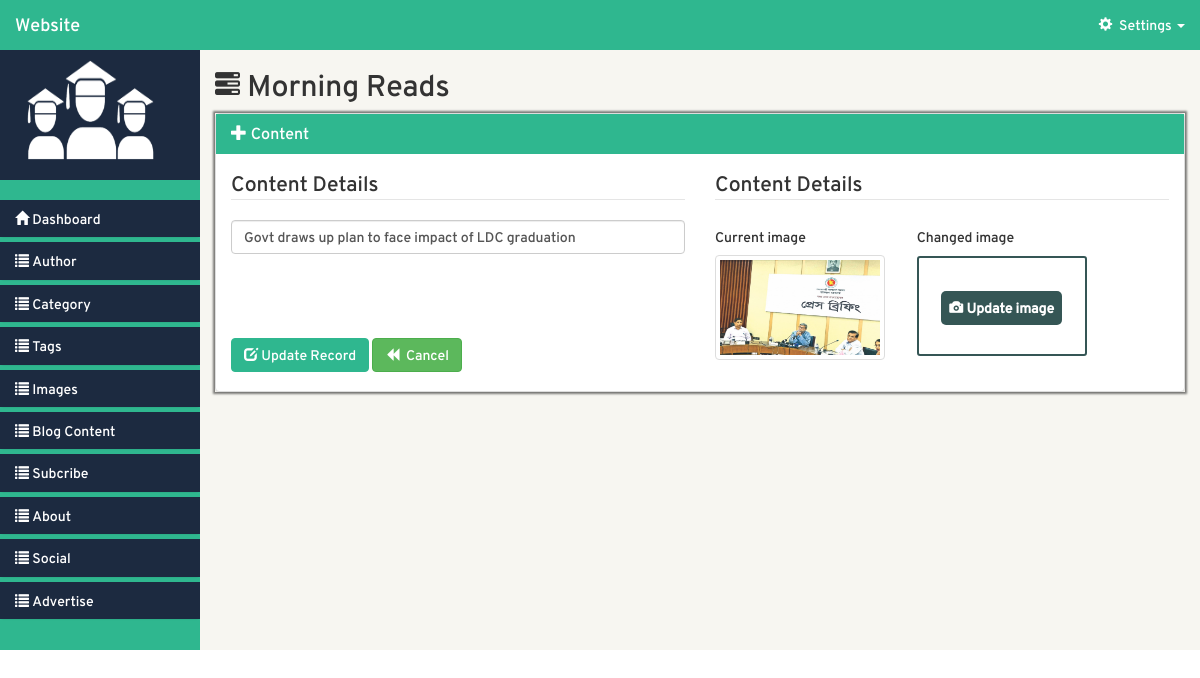
/admin-website/views/index.php?page=Content_update&id=16 (signed in), run on the app's committed database.
### tables this page shows
CREATE TABLE `content` (
  `id` int(11) NOT NULL,
  `title` varchar(255) NOT NULL,
  `des` text NOT NULL,
  `create_at` datetime NOT NULL,
  `visits` text NOT NULL,
  `category_id` text NOT NULL,
  `author_id` text NOT NULL,
  `file` text NOT NULL,
  `tags` text NOT NULL
);

### admin-website/src/Content.php (called while the page is built, shortened)
<?php
class Content {
	private $db;
	private static $table="content";
	public $id;
	public $directory = "images";
	function __construct() {
		try {
			$this->db = new PDO('mysql:host='.DB_HOST.';dbname='.DB_NAME,DB_USER,DB_PASSWORD);
			$this->db->setAttribute(PDO::ATTR_ERRMODE, PDO::ERRMODE_EXCEPTION);
			$query1 = $this->db->prepare('SET CHARACTER SET utf8');
			$query = $this->db->prepare("SET SESSION collation_connection ='utf8_general_ci'");
		    $query1->execute();
		    $query->execute();
		} catch (PDOException $e) {
			echo $e->getMessage();
		}
	}
	public function db_fields() {
		try {
			$stmt = $this->db->prepare("SHOW fields from ".self::$table);
			$stmt->execute();
			$fields = array();
			if($stmt->rowCount() > 0) {
				while($row = $stmt->fetch(5)) {
					$fields[] = $row->Field;
				}
			}
			return $fields;
		} catch (PDOException $e) {
			echo $e->getMessage();
		}
	}
	public function image_path() {
		return $this->directory;
	}
	public function prepare($record) {
		$attributes = $this->db_fields();
		return $this;
	}
	public function fetch() {
		try {
			$stmt = $this->db->prepare("SELECT * FROM ".self::$table." where id = :id");
			$stmt->execute(array(":id" => $this->id));
			if($stmt->rowCount() > 0) {
				return $stmt->fetch(5);
			}
		} catch (PDOException $e) {
			echo $e->getMessage();
		}
	}
}
$Content = new Content();
 ?>

### admin-website/src/model.php (called while the page is built, shortened)
<?php
    require_once LIB_PATH.DS.'Content.php';
 ?>

### admin-website/views/Content/update.php (the view, shortened to what this page needs)
<?php
  if(isset($_GET['id'])) {
    $record = $Content->prepare($_GET)->fetch();
  }
 ?>
<div class="col-md-9 col-lg-10 col-sm-7 col-xs-12 right-container">
  <div class="row header-section">
      <div class="col-md-12 header-title">
          <h2 class="h2"><span class="glyphicon glyphicon-tasks"></span><?php include '../layouts/title.php'; ?></h2>
      </div>
  </div>
  <div class="panel-group" id="body-accordion">
    <div class="panel panel-default main-body">
      <div class="panel-heading body-head">
        <h4 class="panel-title">
           <a data-toggle="collapse" data-parent="#body-accordion" href="#body-collapse">
          <span class="glyphicon glyphicon-plus"></span>&nbsp;Content</a>
        </h4>
      </div>
      <div id="body-collapse" class="panel-collapse collapse in">
         <div class="row main-part">
            <div class="col-md-12 inner-part">
              <div class="row section">
                <?php if($record) { ?>
                <form method="post" enctype="multipart/form-data">
                  <div class="col-md-6 left-part">
                        <legend>Content Details</legend>
                        <div class="form-group">
                          <input class="form-control" placeholder="Name" name="title" type="text" value="<?php if(isset($record)){echo $record->title;} ?>">
                        </div>
                        <div class="form-group">
                        </div>
                        <button type="submit" class="btn btn-primary" name="btn-update">
                          <span class="glyphicon glyphicon-edit"></span> Update Record
                        </button>
                        <a href="index.php?page=Content_read" class="btn btn-success"><span class="glyphicon glyphicon-backward"></span>&nbsp; Cancel</a>
                  </div>
                  <div class="col-md-6 right-part">
                        <legend>Content Details</legend>
                        <div class="form-group">
                          <div class="row">
                              <?php if (!empty($record->file)): ?>
                                <div class="col-md-5">
                                  <h5>Current image</h5>
                                  <img src="../<?php if(isset($record)) { echo $Content->image_path()."/".$record->file;}?>" class="img-thumbnail file">
                                </div>
                              <?php endif ?>
                              <div class="col-md-6">
                                <h5>Changed image</h5>
                                <div class="row img-upload-section">
                                  <div class="col-md-2">
                                  </div>
                                </div>
                                <label for="image" id="uploader"><span id="up_img"><span class="glyphicon glyphicon-camera"></span> Update image</span></label>
                              </div>
                          </div>
                        </div>
                  </div>
                  <?php } ?>
                </form>
              </div>
            </div>
         </div>
      </div>
    </div>
  </div>
</div>

### admin-website/css/styles.css (style rules this page uses)
* { margin: 0; padding: 0; -moz-box-sizing:border-box; }
body { font-family: 'overpassregular'; }
.inner-part { position: relative; }
::placeholder { font-family: 'overpassregular'; }
.main-body > .body-head { background-color: #2fb78f; color: white; }
.panel-title { border-radius: 0px; }
.panel-title > a { outline: none; border-radius: 0px; text-decoration: none; }
.panel-heading { border-radius: 0px; border: 0; }
#body-collapse { padding: 15px; }
.right-container { background: #f7f6f1; min-height: 600px; }
.glyphicon-tasks { font-size: 25px; }
.img-upload-section { position: relative; }
#uploader { color: white; border-radius: 3px; display: block; width: 170px; border: 2px solid #355655; height: 100px; text-align: center; line-height: 100px; }
#uploader #up_img { background: #355655; padding: 8px; border-radius: 5px; }
.file { width: 170px; height: 105px; }
.btn-primary { background-color: #2FB78F !important; border: 1px solid #2FB78F; }
#body-accordion { box-shadow: 0px 0px 2px 2px rgba(0,0,0,0.5); border: none; }

### data on the page
content: title "Govt draws up plan to face impact of LDC graduation", file (picture)
